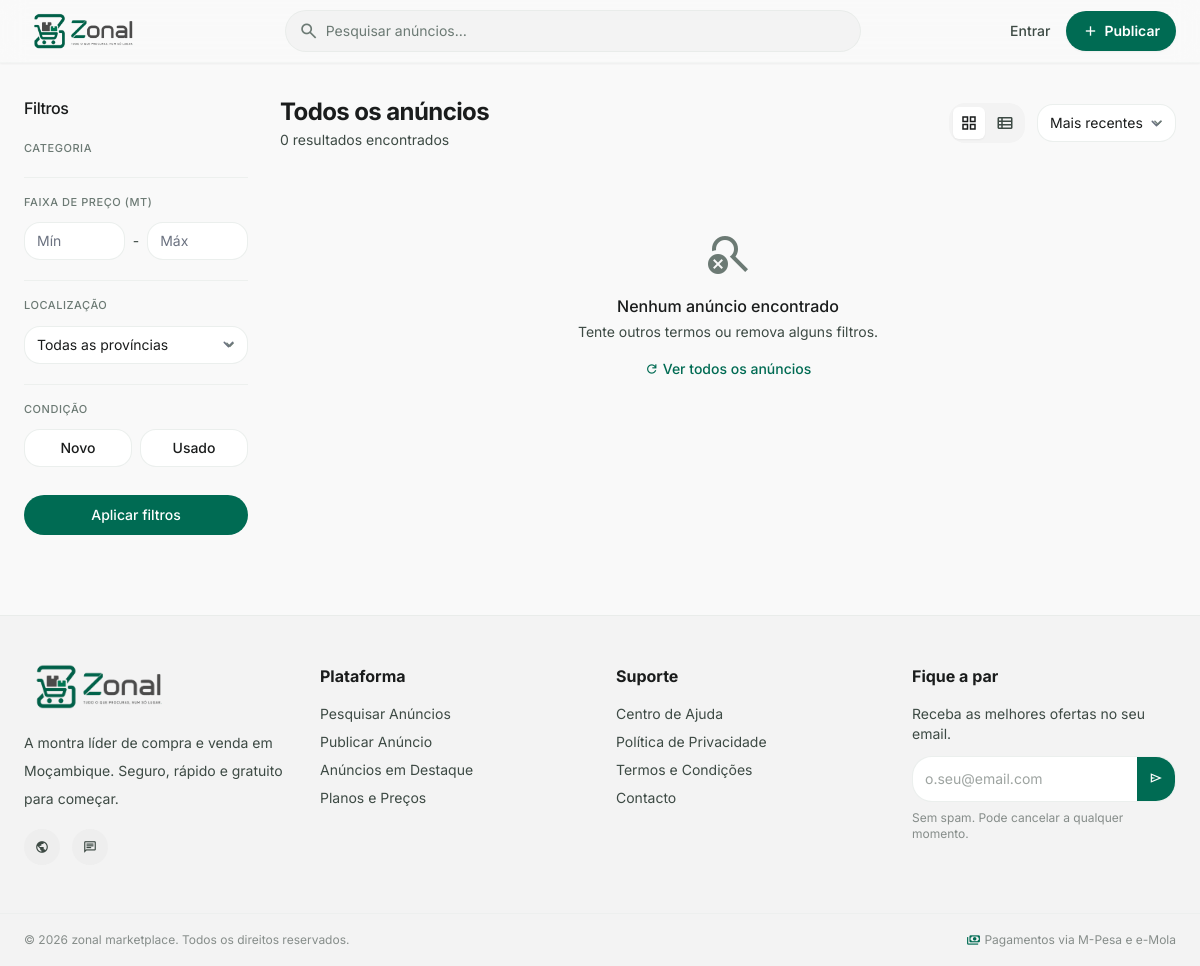
Before: /pesquisa/ with the older database file.
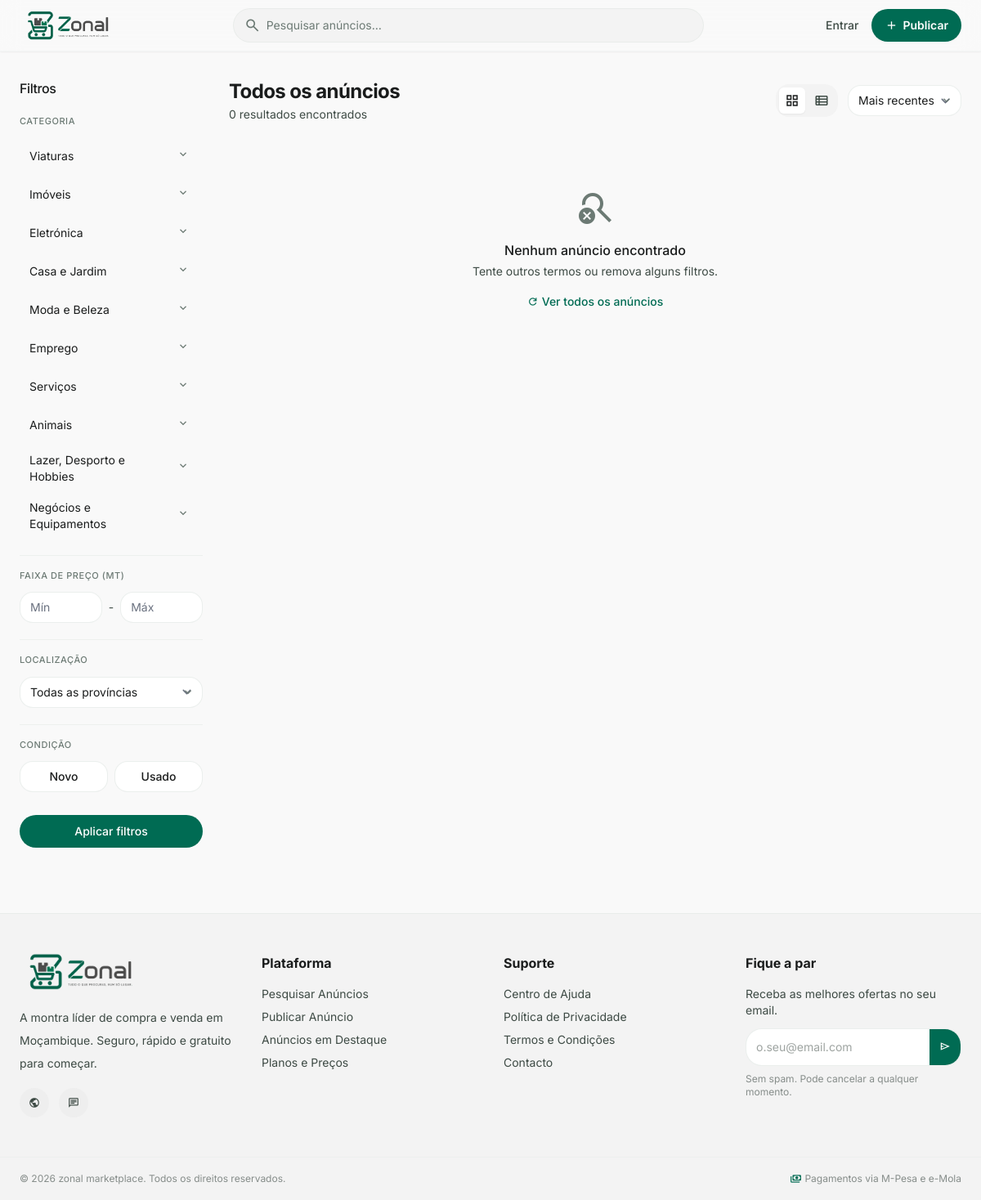
After: the same page with the newer database file.
### apps/categorias/models.py (models this page shows, shortened)
class Categoria(models.Model):
    pai = models.ForeignKey(
        'self', on_delete=models.CASCADE,
        null=True, blank=True, related_name='subcategorias'
    )
    nome = models.CharField(max_length=100)
    slug = models.SlugField(max_length=100, unique=True)
    icone_url = models.CharField(max_length=255, blank=True)
    ordem = models.PositiveIntegerField(default=0)
    activa = models.BooleanField(default=True)
    nivel = models.PositiveIntegerField(default=0)
    class Meta:
        verbose_name = 'Categoria'
        verbose_name_plural = 'Categorias'
        ordering = ['ordem', 'nome']

### apps/anuncios/views.py (the view)
# urls.py: path('pesquisa/', views.pesquisa_view, name='anuncio-pesquisa'),
def pesquisa_view(request):
    from apps.categorias.models import Categoria
    queryset = Anuncio.objects.filter(
        estado='activo'
    ).select_related('categoria').prefetch_related('imagens')
    search = request.GET.get('search', '').strip()
    categoria_slug = request.GET.get('categoria', '').strip()
    provincia = request.GET.get('provincia', '').strip()
    preco_min = request.GET.get('preco_min', '').strip()
    preco_max = request.GET.get('preco_max', '').strip()
    condicao = request.GET.get('condicao', '').strip()
    ordering = request.GET.get('ordering', '-publicado_em')
    if search:
        queryset = queryset.filter(
            Q(titulo__icontains=search) | Q(descricao__icontains=search)
        )
    if categoria_slug:
        queryset = queryset.filter(
            Q(categoria__slug=categoria_slug) | Q(categoria__pai__slug=categoria_slug)
        )
    if provincia:
        queryset = queryset.filter(provincia__iexact=provincia)
    if preco_min:
        try:
            queryset = queryset.filter(preco__gte=float(preco_min))
        except ValueError:
            pass
    if preco_max:
        try:
            queryset = queryset.filter(preco__lte=float(preco_max))
        except ValueError:
            pass
    if condicao:
        queryset = queryset.filter(condicao=condicao)
    ordering_validos = ['publicado_em', '-publicado_em', 'preco', '-preco', '-visualizacoes']
    if ordering not in ordering_validos:
        ordering = '-publicado_em'
    queryset = queryset.order_by(ordering)
    paginator = Paginator(queryset, 12)
    page_obj = paginator.get_page(request.GET.get('page', 1))
    page_obj.object_list = [_anuncio_para_dict(a, request) for a in page_obj]
    return render(request, 'anuncios/pesquisa.html', {
        'page_obj': page_obj,
        'categorias': Categoria.objects.filter(activa=True, pai__isnull=True).prefetch_related('subcategorias').order_by('ordem'),
        'provincias': PROVINCIAS,
        'search': search,
        'categoria_slug': categoria_slug,
        'provincia': provincia,
        'preco_min': preco_min,
        'preco_max': preco_max,
        'condicao': condicao,
        'ordering': ordering,
    })

### templates/anuncios/pesquisa.html (shortened to what the changed rows need)
{% extends "base.html" %}
{% load static %}
{% block content %}
    <main class="pt-24 pb-20 px-4 sm:px-6 max-w-screen-2xl mx-auto flex flex-col md:flex-row gap-6 md:gap-8">
        <aside id="filters-sidebar" class="w-full md:w-56 flex-shrink-0 hidden md:block">
            <div class="sticky top-28">
                <form method="GET" action="{% url 'anuncio-pesquisa' %}" id="filtros-form">
                    <div class="mb-5">
                        <div class="space-y-0.5" id="categorias-list">
                            {% for cat in categorias %}
                                <div>
                                    <div class="flex items-center justify-between px-3 py-2 rounded-lg text-sm transition-all
                {% if categoria_slug == cat.slug %}bg-primary/10 text-primary font-medium{% else %}text-on-surface hover:bg-surface-container-low{% endif %}">
                                        <button type="button"
                                                onclick="selecionarCategoria('{{ cat.slug }}')"
                                                class="flex-1 text-left flex items-center gap-1.5">
                                            <span>{{ cat.nome }}</span>
                                        </button>
                                        {% if cat.subcategorias.all %}
                                            <button type="button"
                                                    onclick="toggleSubcategorias('{{ cat.slug }}', this)"
                                                    class="ml-1 p-1 rounded hover:bg-surface-container-low transition-all"
                                                    aria-label="Expandir subcategorias">
            <span class="material-symbols-outlined text-[16px] text-outline transition-transform duration-200"
                  id="chevron-{{ cat.slug }}">expand_more</span>
                                            </button>
                                        {% endif %}
                                    </div>
                                </div>
                            {% endfor %}
                        </div>
                    </div>
                </form>
            </div>
        </aside>
        <div class="flex-1 min-w-0">
            <header class="flex flex-col sm:flex-row sm:items-center justify-between gap-3 mb-4">
                <div>
                    <h1 class="text-xl sm:text-2xl font-bold text-on-surface tracking-tight">
                        {% if request.GET.search %}Resultados para "{{ request.GET.search }}"
                            {% elif request.GET.categoria %}{{ request.GET.categoria|title }}
                        {% else %}Todos os anúncios{% endif %}
                    </h1>
                </div>
            </header>
        </div>
    </main>
{% endblock %}

Changed rows visible on the page:
added Categoria: nome "Viaturas"
added Categoria: nome "Imóveis"
added Categoria: nome "Eletrónica"
added Categoria: nome "Casa e Jardim"
added Categoria: nome "Moda e Beleza"
added Categoria: nome "Emprego"
added Categoria: nome "Serviços"
added Categoria: nome "Animais"
added Categoria: nome "Lazer, Desporto e Hobbies"
added Categoria: nome "Negócios e Equipamentos"
